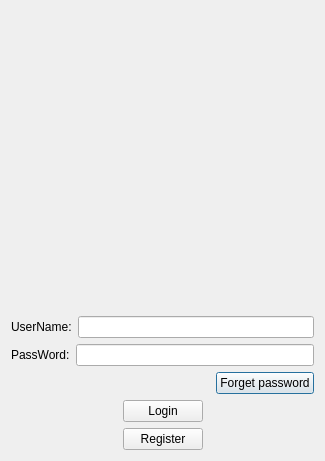
<?xml version="1.0" encoding="UTF-8"?>
<ui version="4.0">
 <class>LoginDialog</class>
 <widget class="QDialog" name="LoginDialog">
  <property name="geometry">
   <rect>
    <x>0</x>
    <y>0</y>
    <width>325</width>
    <height>461</height>
   </rect>
  </property>
  <property name="windowTitle">
   <string>Dialog</string>
  </property>
  <layout class="QVBoxLayout" name="verticalLayout_2">
   <item>
    <spacer name="verticalSpacer">
     <property name="orientation">
      <enum>Qt::Orientation::Vertical</enum>
     </property>
     <property name="sizeHint" stdset="0">
      <size>
       <width>20</width>
       <height>40</height>
      </size>
     </property>
    </spacer>
   </item>
   <item>
    <layout class="QHBoxLayout" name="horizontalLayout_6">
     <item>
      <widget class="QLabel" name="error_tip">
       <property name="text">
        <string/>
       </property>
       <property name="alignment">
        <set>Qt::AlignmentFlag::AlignCenter</set>
       </property>
      </widget>
     </item>
    </layout>
   </item>
   <item>
    <layout class="QHBoxLayout" name="horizontalLayout">
     <item>
      <widget class="QLabel" name="label">
       <property name="text">
        <string>UserName:</string>
       </property>
      </widget>
     </item>
     <item>
      <widget class="QLineEdit" name="lineEdit_User"/>
     </item>
    </layout>
   </item>
   <item>
    <layout class="QHBoxLayout" name="horizontalLayout_2">
     <item>
      <widget class="QLabel" name="label_2">
       <property name="text">
        <string>PassWord:</string>
       </property>
      </widget>
     </item>
     <item>
      <widget class="QLineEdit" name="lineEdit_Pwd"/>
     </item>
    </layout>
   </item>
   <item>
    <layout class="QHBoxLayout" name="horizontalLayout_3">
     <item>
      <spacer name="horizontalSpacer">
       <property name="orientation">
        <enum>Qt::Orientation::Horizontal</enum>
       </property>
       <property name="sizeHint" stdset="0">
        <size>
         <width>40</width>
         <height>20</height>
        </size>
       </property>
      </spacer>
     </item>
     <item>
      <widget class="QPushButton" name="forget_btn">
       <property name="text">
        <string>Forget password</string>
       </property>
      </widget>
     </item>
    </layout>
   </item>
   <item>
    <layout class="QHBoxLayout" name="horizontalLayout_4">
     <item>
      <spacer name="horizontalSpacer_2">
       <property name="orientation">
        <enum>Qt::Orientation::Horizontal</enum>
       </property>
       <property name="sizeHint" stdset="0">
        <size>
         <width>40</width>
         <height>20</height>
        </size>
       </property>
      </spacer>
     </item>
     <item>
      <widget class="QPushButton" name="pushButton">
       <property name="text">
        <string>Login</string>
       </property>
      </widget>
     </item>
     <item>
      <spacer name="horizontalSpacer_4">
       <property name="orientation">
        <enum>Qt::Orientation::Horizontal</enum>
       </property>
       <property name="sizeHint" stdset="0">
        <size>
         <width>40</width>
         <height>20</height>
        </size>
       </property>
      </spacer>
     </item>
    </layout>
   </item>
   <item>
    <layout class="QHBoxLayout" name="horizontalLayout_5">
     <item>
      <spacer name="horizontalSpacer_3">
       <property name="orientation">
        <enum>Qt::Orientation::Horizontal</enum>
       </property>
       <property name="sizeHint" stdset="0">
        <size>
         <width>40</width>
         <height>20</height>
        </size>
       </property>
      </spacer>
     </item>
     <item>
      <widget class="QPushButton" name="reg_btn">
       <property name="text">
        <string>Register</string>
       </property>
      </widget>
     </item>
     <item>
      <spacer name="horizontalSpacer_5">
       <property name="orientation">
        <enum>Qt::Orientation::Horizontal</enum>
       </property>
       <property name="sizeHint" stdset="0">
        <size>
         <width>40</width>
         <height>20</height>
        </size>
       </property>
      </spacer>
     </item>
    </layout>
   </item>
  </layout>
 </widget>
 <resources/>
 <connections/>
</ui>
